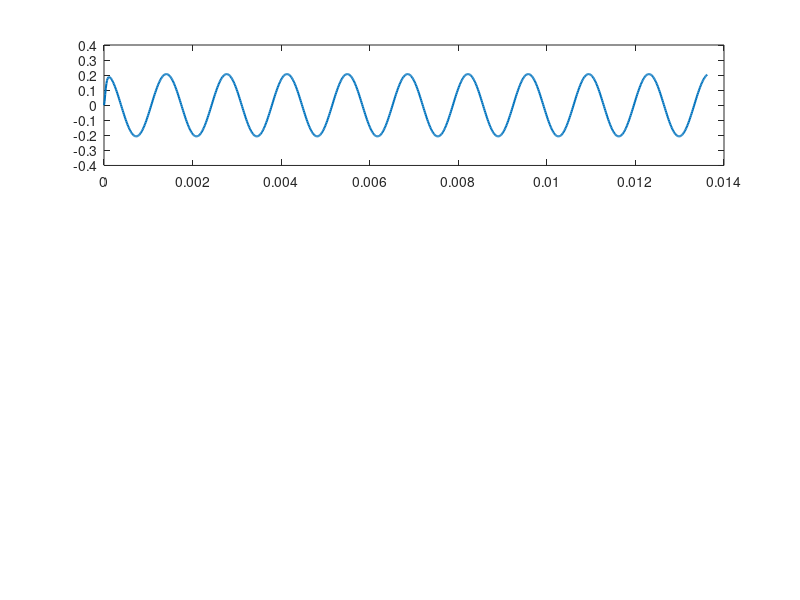

MATLAB code for this plot: (Note: this script raises an error after producing the figure.)
R = 2.2; 
L = 1e-4;
C = 4.7e-6; 

% declararea functiei de transfer
H = tf([1/R/C 0],[1 1/R/C 1/L/C]);

% valoarea pulsatiei medii 
w0 = 1/sqrt(L*C);

% raspunsul sistemului la intrare sinusolidala de pulsatie w0/10, w0 si
% w0*10 (o decada in stanga si o decada in dreapta pulsatiei centrale)

% simulare pe 10 perioade
T1 = 2*pi/(w0/10); 
t1 = 0:T1/100:10*T1;
u1 = sin(w0/10*t1);
y1 = lsim(H,u1,t1);

T2 = 2*pi/w0; 
t2 = 0:T2/100:10*T2;
u2 = sin(w0*t2);
y2 = lsim(H,u2,t2);

T3 = 2*pi/(10*w0); 
t3 = 0:T3/100:10*T3;
u3 = sin(w0*10*t3);
y3 = lsim(H,u3,t3);

figure 

subplot(311); plot(t1,y1,'LineWidth',1.5); hold on
yline(sqrt(2)/2,'r','LineWidth',1.5), ylim([-1,1])
title('Raspunsul la intrarea u(t)=sin(w_0/10*t)')
xlabel('Timp [s]'), ylabel('u_c [V]')

subplot(312); plot(t2,y2,'LineWidth',1.5); hold on
yline(sqrt(2)/2,'r','LineWidth',1.5), ylim([-1,1])
title('Raspunsul la intrarea u(t)=sin(w_0*t)')
xlabel('Timp [s]'), ylabel('u_c [V]')

subplot(313); plot(t3,y3,'LineWidth',1.5); hold on
yline(sqrt(2)/2,'r','LineWidth',1.5), ylim([-1,1])
title('Raspunsul la intrarea u(t)=sin(w_0*10*t)')
xlabel('Timp [s]'), ylabel('u_c [V]')

